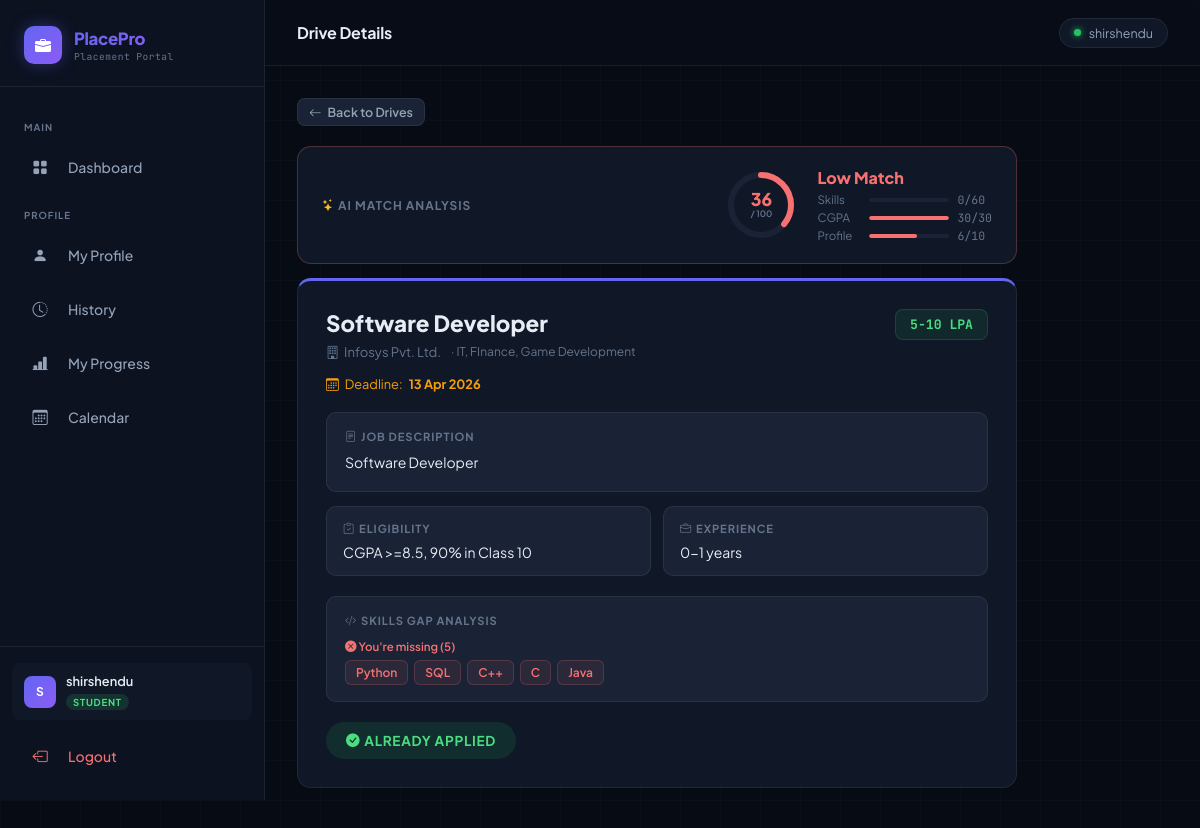
Screenshot of /student/drive/1 (signed in) with the database file from the repository.
### models.py (models this page shows)
class User(db.Model, UserMixin):
    id = db.Column(db.Integer, primary_key=True)
    username = db.Column(db.String(80), unique=True, nullable=False)
    email = db.Column(db.String(120), unique=True, nullable=False)
    password = db.Column(db.String(200), nullable=False)
    role = db.Column(db.String(20), nullable=False)
    is_active = db.Column(db.Boolean, default=True)
    created_at = db.Column(db.DateTime, default=datetime.utcnow)

class PlacementDrive(db.Model):
    id                   = db.Column(db.Integer, primary_key=True)
    company_id           = db.Column(db.Integer, db.ForeignKey('company.id'), nullable=False)
    job_title            = db.Column(db.String(100), nullable=False)
    job_description      = db.Column(db.Text)
    eligibility_criteria = db.Column(db.Text)
    required_skills      = db.Column(db.String(200))
    experience_required  = db.Column(db.String(100))
    salary_range         = db.Column(db.String(100))
    deadline             = db.Column(db.DateTime)
    status               = db.Column(db.String(20), default='Pending')
    created_at           = db.Column(db.DateTime, default=datetime.utcnow)
    company              = db.relationship('Company', backref='drives')

class Company(db.Model):
    id              = db.Column(db.Integer, primary_key=True)
    user_id         = db.Column(db.Integer, db.ForeignKey('user.id'), nullable=False)
    company_name    = db.Column(db.String(100), nullable=False)
    industry        = db.Column(db.String(100))
    hr_contact      = db.Column(db.String(100))
    website         = db.Column(db.String(200))
    approval_status = db.Column(db.String(20), default='Pending')
    is_blacklisted  = db.Column(db.Boolean, default=False)
    user            = db.relationship('User', backref='company_profile')

### app.py (the view)
@app.route('/student/drive/<int:drive_id>')
@login_required
@student_required
def drive_detail_student(drive_id):
    drive   = PlacementDrive.query.get_or_404(drive_id)
    student = Student.query.filter_by(user_id=current_user.id).first()
    matching, missing = compute_skills_gap(student, drive)
    score, breakdown  = compute_match_score(student, drive)
    already_applied   = Application.query.filter_by(
        student_id=student.id, drive_id=drive_id).first() is not None
    return render_template('student/drive_detail.html',
        drive=drive, matching=matching, missing=missing,
        score=score, breakdown=breakdown,
        score_label=score_label(score), score_color=score_color(score),
        already_applied=already_applied)

### templates/student/drive_detail.html (shortened to what this page needs)
{% extends 'base.html' %}
{% block page_title %}Drive Details{% endblock %}
{% block content %}
<div style="max-width:720px;">
  <a href="{{ url_for('student_dashboard') }}" class="btn btn-secondary btn-sm fade-up" style="margin-bottom:20px;">
    <i class="bi bi-arrow-left"></i> Back to Drives
  </a>
  <div class="card fade-up" style="margin-bottom:14px;border:1px solid {{ score_color }}44;">
    <div class="card-body" style="padding:20px 24px;">
      <div style="display:flex;align-items:center;justify-content:space-between;flex-wrap:wrap;gap:14px;">
        <div style="font-size:0.75rem;font-weight:700;text-transform:uppercase;letter-spacing:0.08em;color:var(--muted);">
          <i class="bi bi-stars" style="color:#fbbf24;"></i> AI Match Analysis
        </div>
        <div style="display:flex;align-items:center;gap:20px;flex-wrap:wrap;">
          <div style="position:relative;width:72px;height:72px;flex-shrink:0;">
            <svg viewBox="0 0 72 72" style="width:72px;height:72px;transform:rotate(-90deg);">
              <circle cx="36" cy="36" r="30" fill="none" stroke="var(--surface2)" stroke-width="6"/>
              <circle cx="36" cy="36" r="30" fill="none" stroke="{{ score_color }}" stroke-width="6"
                      stroke-dasharray="{{ (score / 100 * 188.4)|round(1) }} 188.4"
                      stroke-linecap="round"/>
            </svg>
            <div style="position:absolute;inset:0;display:flex;flex-direction:column;align-items:center;justify-content:center;">
              <span style="font-size:1.1rem;font-weight:800;color:{{ score_color }};line-height:1;">{{ score }}</span>
              <span style="font-size:0.55rem;color:var(--muted);font-weight:600;">/ 100</span>
            </div>
          </div>
          <div>
            <div style="font-size:1rem;font-weight:800;color:{{ score_color }};margin-bottom:4px;">{{ score_label }}</div>
            <div style="display:flex;flex-direction:column;gap:3px;">
              {% for label, key, max_pts in [('Skills', 'skills', 60), ('CGPA', 'cgpa', 30), ('Profile', 'profile', 10)] %}
              <div style="display:flex;align-items:center;gap:8px;font-size:0.72rem;color:var(--muted);">
                <span style="width:44px;">{{ label }}</span>
                <div style="width:80px;height:4px;background:var(--surface2);border-radius:99px;overflow:hidden;">
                  <div style="height:100%;width:{{ (breakdown[key] / max_pts * 100)|round }}%;
                              background:{{ score_color }};border-radius:99px;"></div>
                </div>
                <span style="font-family:'JetBrains Mono',monospace;">{{ breakdown[key] }}/{{ max_pts }}</span>
              </div>
              {% endfor %}
            </div>
          </div>
        </div>
      </div>
    </div>
  </div>
  <div class="card fade-up" style="margin-bottom:14px;border-top:3px solid var(--accent);">
    <div class="card-body" style="padding:28px;">
      <div style="display:flex;justify-content:space-between;align-items:flex-start;margin-bottom:16px;gap:12px;flex-wrap:wrap;">
        <div>
          <h1 style="font-size:1.4rem;font-weight:800;margin-bottom:6px;">{{ drive.job_title }}</h1>
          <div style="display:flex;align-items:center;gap:10px;flex-wrap:wrap;">
            <span style="font-size:0.82rem;color:var(--muted);display:flex;align-items:center;gap:5px;">
              <i class="bi bi-building"></i> {{ drive.company.company_name }}
            </span>
            {% if drive.company.industry %}
            <span style="font-size:0.75rem;color:var(--muted);">· {{ drive.company.industry }}</span>
            {% endif %}
          </div>
        </div>
        {% if drive.salary_range %}
        <span style="background:rgba(34,197,94,0.1);border:1px solid rgba(34,197,94,0.2);
                     border-radius:8px;padding:6px 14px;font-size:0.82rem;font-weight:700;
                     color:#4ade80;font-family:'JetBrains Mono',monospace;white-space:nowrap;">
          {{ drive.salary_range }}
        </span>
        {% endif %}
      </div>
      {% if drive.deadline %}
      {% set dl = days_until(drive.deadline) if days_until is defined else none %}
      <div style="display:flex;align-items:center;gap:6px;font-size:0.8rem;margin-bottom:20px;
                  color:{% if dl is not none and dl <= 2 %}#f87171{% else %}var(--amber){% endif %};">
        <i class="bi bi-calendar3"></i>
        Deadline: <strong>{{ drive.deadline.strftime('%d %b %Y') }}</strong>
      </div>
      {% endif %}
      {% if drive.job_description %}
      <div style="background:var(--surface2);border:1px solid var(--border);border-radius:10px;padding:16px 18px;margin-bottom:14px;">
        <div style="font-size:0.7rem;font-weight:700;text-transform:uppercase;letter-spacing:0.08em;color:var(--muted);margin-bottom:8px;">
          <i class="bi bi-file-text me-1"></i>Job Description
        </div>
        <p style="font-size:0.875rem;color:var(--text);line-height:1.7;margin:0;">{{ drive.job_description }}</p>
      </div>
      {% endif %}
      <div style="display:grid;grid-template-columns:1fr 1fr;gap:12px;margin-bottom:20px;">
        {% if drive.eligibility_criteria %}
        <div style="background:var(--surface2);border:1px solid var(--border);border-radius:10px;padding:14px 16px;">
          <div style="font-size:0.7rem;font-weight:700;text-transform:uppercase;letter-spacing:0.08em;color:var(--muted);margin-bottom:8px;">
            <i class="bi bi-clipboard-check me-1"></i>Eligibility
          </div>
          <p style="font-size:0.875rem;color:var(--text);margin:0;">{{ drive.eligibility_criteria }}</p>
        </div>
        {% endif %}
        {% if drive.experience_required %}
        <div style="background:var(--surface2);border:1px solid var(--border);border-radius:10px;padding:14px 16px;">
          <div style="font-size:0.7rem;font-weight:700;text-transform:uppercase;letter-spacing:0.08em;color:var(--muted);margin-bottom:8px;">
            <i class="bi bi-briefcase me-1"></i>Experience
          </div>
          <p style="font-size:0.875rem;color:var(--text);margin:0;">{{ drive.experience_required }}</p>
        </div>
        {% endif %}
      </div>
      {% if matching or missing %}
      <div style="background:var(--surface2);border:1px solid var(--border);border-radius:10px;padding:16px 18px;margin-bottom:20px;">
        <div style="font-size:0.7rem;font-weight:700;text-transform:uppercase;letter-spacing:0.08em;color:var(--muted);margin-bottom:12px;">
          <i class="bi bi-code-slash me-1"></i>Skills Gap Analysis
        </div>
        {% if missing %}
        <div>
          <div style="font-size:0.72rem;color:#f87171;font-weight:600;margin-bottom:6px;">
            <i class="bi bi-x-circle-fill"></i> You're missing ({{ missing|length }})
          </div>
          <div style="display:flex;flex-wrap:wrap;gap:6px;">
            {% for s in missing %}
            <span style="background:rgba(248,113,113,0.08);border:1px solid rgba(248,113,113,0.2);
                         border-radius:6px;padding:4px 10px;font-size:0.75rem;font-weight:600;color:#f87171;">
              {{ s }}
            </span>
            {% endfor %}
          </div>
        </div>
        {% endif %}
      </div>
      {% endif %}
      <div style="display:flex;gap:10px;flex-wrap:wrap;">
        {% if already_applied %}
        <span class="badge badge-approved" style="padding:10px 20px;font-size:0.85rem;">
          <i class="bi bi-check-circle-fill"></i> Already Applied
        </span>
        {% else %}
        <a href="{{ url_for('apply_drive', drive_id=drive.id) }}" class="btn btn-primary" style="padding:12px 28px;font-size:0.95rem;">
          <i class="bi bi-send-fill"></i> Apply Now
        </a>
        {% endif %}
      </div>
    </div>
  </div>
</div>
{% endblock %}

### templates/base.html (shortened to what this page needs)
<!DOCTYPE html>
<html lang="en">
<head>
    <link href="https://cdn.jsdelivr.net/npm/bootstrap-icons@1.11.0/font/bootstrap-icons.css" rel="stylesheet">
</head>
<body>
    {% if current_user.is_authenticated %}
    <aside class="sidebar">
        <div class="sidebar-brand">
            <div class="brand-icon"><i class="bi bi-briefcase-fill"></i></div>
            <div>
                <div class="brand-name">PlacePro</div>
                <div class="brand-tag">Placement Portal</div>
            </div>
        </div>
        <nav class="sidebar-nav">
            {% if current_user.role == 'admin' %}
            <div class="nav-section-label">Main</div>
            <a href="{{ url_for('admin_dashboard') }}"
                class="nav-link {% if request.endpoint == 'admin_dashboard' %}active{% endif %}">
                <span class="nav-icon"><i class="bi bi-grid-fill"></i></span> Dashboard
            </a>
            <div class="nav-section-label">Manage</div>
            <a href="{{ url_for('admin_companies') }}"
                class="nav-link {% if request.endpoint == 'admin_companies' %}active{% endif %}">
                <span class="nav-icon"><i class="bi bi-building-fill"></i></span> Companies
            </a>
            <a href="{{ url_for('admin_students') }}"
                class="nav-link {% if request.endpoint == 'admin_students' %}active{% endif %}">
                <span class="nav-icon"><i class="bi bi-people-fill"></i></span> Students
            </a>
            <a href="{{ url_for('admin_drives') }}"
                class="nav-link {% if request.endpoint == 'admin_drives' %}active{% endif %}">
                <span class="nav-icon"><i class="bi bi-calendar-event-fill"></i></span> Drives
            </a>
            <div class="nav-section-label">Insights</div>
            <a href="{{ url_for('admin_charts') }}"
                class="nav-link {% if request.endpoint == 'admin_charts' %}active{% endif %}">
                <span class="nav-icon"><i class="bi bi-bar-chart-fill"></i></span> Analytics
            </a>
            <a href="{{ url_for('admin_leaderboard') }}"
                class="nav-link {% if request.endpoint == 'admin_leaderboard' %}active{% endif %}">
                <span class="nav-icon"><i class="bi bi-trophy-fill"></i></span> Leaderboard
            </a>
            <a href="{{ url_for('admin_heatmap') }}"
                class="nav-link {% if request.endpoint == 'admin_heatmap' %}active{% endif %}">
                <span class="nav-icon"><i class="bi bi-grid-3x3-gap-fill"></i></span> Heatmap
            </a>
            {% else %}
            <div class="nav-section-label">Main</div>
            <a href="{{ url_for('student_dashboard') }}"
                class="nav-link {% if request.endpoint == 'student_dashboard' %}active{% endif %}">
                <span class="nav-icon"><i class="bi bi-grid-fill"></i></span> Dashboard
            </a>
            <div class="nav-section-label">Profile</div>
            <a href="{{ url_for('student_profile') }}"
                class="nav-link {% if request.endpoint == 'student_profile' %}active{% endif %}">
                <span class="nav-icon"><i class="bi bi-person-fill"></i></span> My Profile
            </a>
            <a href="{{ url_for('student_history') }}"
                class="nav-link {% if request.endpoint == 'student_history' %}active{% endif %}">
                <span class="nav-icon"><i class="bi bi-clock-history"></i></span> History
            </a>
            <a href="{{ url_for('student_progress') }}"
                class="nav-link {% if request.endpoint == 'student_progress' %}active{% endif %}">
                <span class="nav-icon"><i class="bi bi-bar-chart-line-fill"></i></span> My Progress
            </a>
            <a href="{{ url_for('student_calendar') }}"
                class="nav-link {% if request.endpoint == 'student_calendar' %}active{% endif %}">
                <span class="nav-icon"><i class="bi bi-calendar3"></i></span> Calendar
            </a>
            {% endif %}
        </nav>
        <div class="sidebar-footer">
            <div class="user-pill" style="margin-bottom:10px;">
                <div class="user-avatar">{{ current_user.username[0].upper() }}</div>
                <div>
                    <div class="user-name">{{ current_user.username }}</div>
                    <span class="role-tag {{ current_user.role }}">{{ current_user.role }}</span>
                </div>
            </div>
            <a href="{{ url_for('logout') }}" class="nav-link danger">
                <span class="nav-icon"><i class="bi bi-box-arrow-left"></i></span> Logout
            </a>
        </div>
    </aside>
    <div class="topbar">
        <div class="page-title">{% block page_title %}{% endblock %}</div>
        <div class="topbar-actions">
            <div class="topbar-chip">
                <div class="online-dot"></div>
                <span style="font-size:0.78rem; color:var(--muted2);">{{ current_user.username }}</span>
            </div>
        </div>
    </div>
    <main class="main-content">
        <div class="page-body">
            {% else %}
            <div class="auth-wrap">
                {% endif %}
                {% block content %}{% endblock %}
                {% if current_user.is_authenticated %}
            </div>
    </main>
    {% else %}
    </div>
    {% endif %}
</body>
</html>

### rows the page displays
User: username "S", username "shirshendu", role "STUDENT"
PlacementDrive: job_title "Software Developer", salary_range "5-10 LPA", deadline "13 Apr 2026", job_description "Software Developer", eligibility_criteria "CGPA >=8.5, 90% in Class 10", experience_required "0-1 years"
Company: company.company_name "Infosys Pvt. Ltd.", company.industry "IT, FInance, Game Development"

### other values shown
{{ score }} "36"
{{ score_label }} "Low Match"
{{ label }} "Skills" "CGPA" "Profile"
{{ breakdown[key] }} "0" "30" "6"
{{ max_pts }} "60" "30" "10"
{{ missing|length }} "5"
{{ s }} "Python" "SQL" "C++" "C" "Java"
